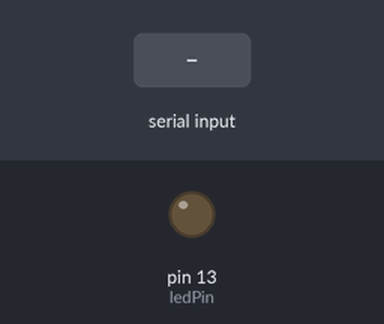
Bench run of a sketch on a simulated Arduino Uno, built with avr-gcc and run on an emulated ATmega328P. Shown: output pins drawn as LEDs (lit = HIGH). The inputs (shaded band) are chosen by the test bench.

Above: at 1.2 s.
1.3 s: "H" received over Serial
At 1.8 s:
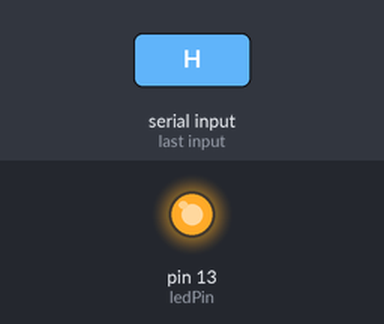
2.8 s: "L" received over Serial
At 4.2 s:
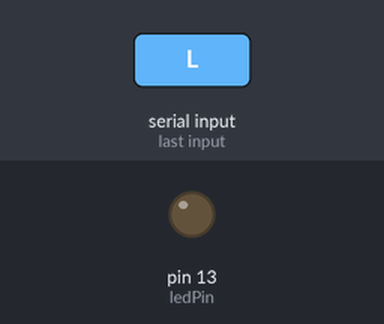
Timing chart, 0 to 5.8 s (numbered marks = the images above; inputs shaded):
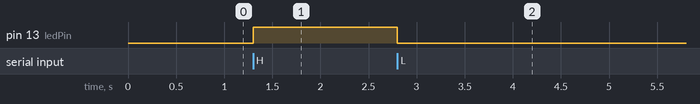

The sketch:

led.ino
```cpp
const int ledPin = 13;
int incomingByte;

void setup(){
  Serial.begin(9600);
  pinMode(ledPin, OUTPUT);
}

void loop(){
  if(Serial.available()>0){
    incomingByte = Serial.read();
    if(incomingByte=='H')
      digitalWrite(ledPin, HIGH);
    if(incomingByte=='L')
      digitalWrite(ledPin, LOW);
  }
}
```

Measured:
- after the input at 1.3 s, pin 13 (ledPin): LOW → HIGH at once
- after the input at 2.8 s, pin 13 (ledPin): HIGH → LOW at once
